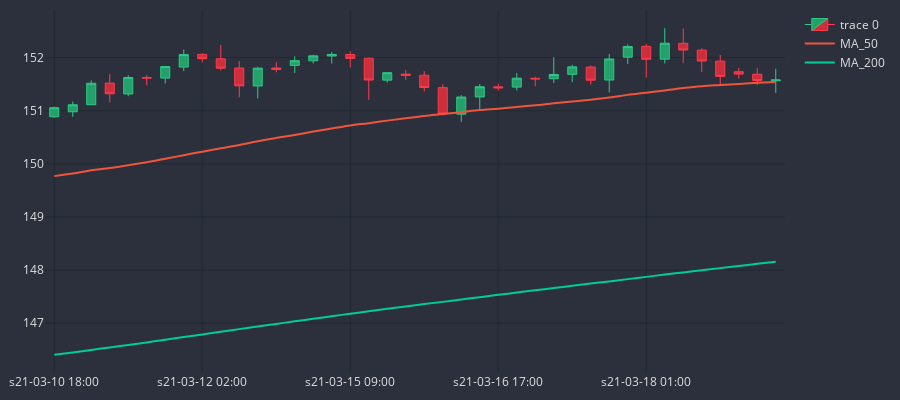

This figure's notebook cell:
### Code cell
cp = CandlePlot(df_an.iloc[15:55])
cp.show_plot(line_traces=[MA_S, MA_L])
